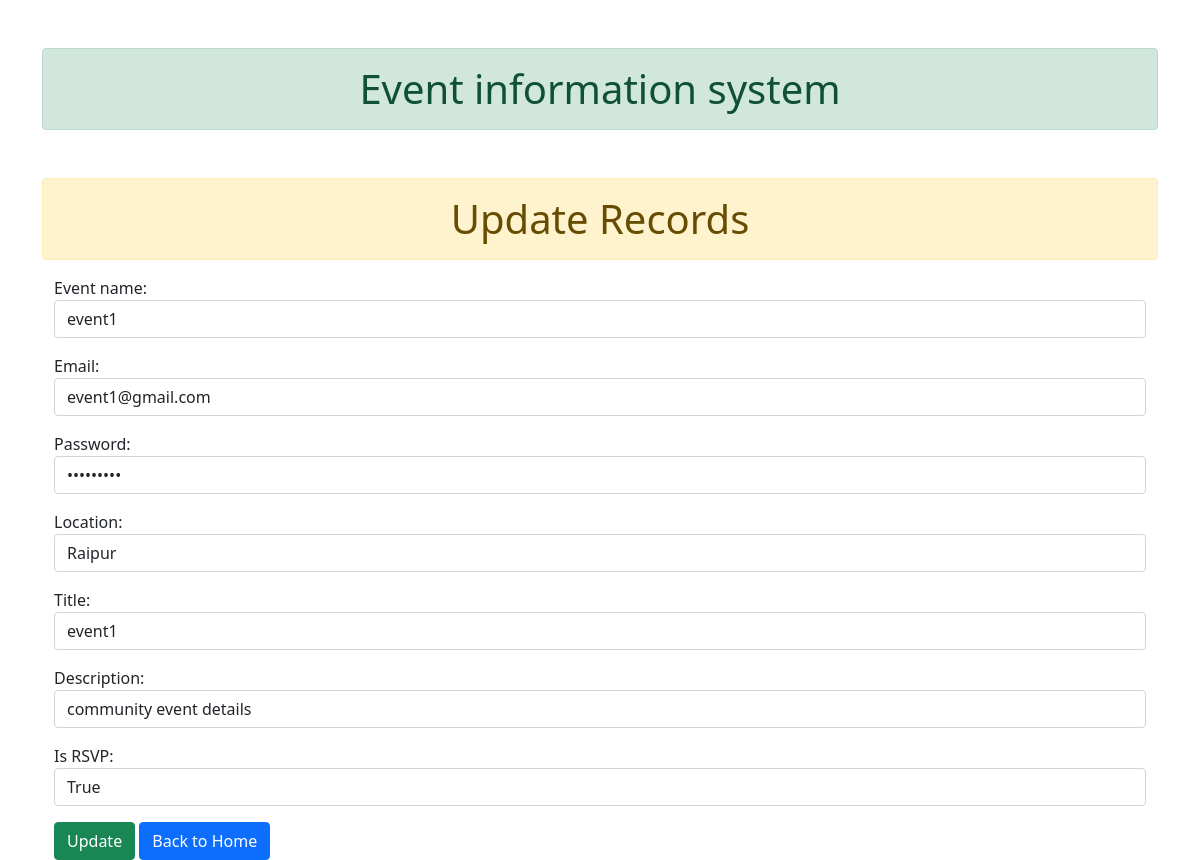
The page /34 on the database its author committed.
### app1/models.py (models this page shows, shortened)
class Organizer_Model(models.Model):
    event_name=models.CharField(max_length=500,null=True)
    email=models.EmailField(max_length=60,null=True)
    password=models.CharField(max_length=12,null=True)
    date=models.DateTimeField(auto_now_add=True,verbose_name='Date & Time')
    location=models.CharField(max_length=25,null=True,blank=True)
    title=models.CharField(max_length=25,null=True,blank=True)
    description=models.CharField(max_length=25,null=True,blank=True)
    is_RSVP=models.BooleanField(default=False)

### app1/views.py (the view)
# urls.py: path('<int:id>', views.Update_record,name='update')
def Update_record(request,id):
    if request.method=='POST':
        data=Organizer_Model.objects.get(pk=id)
        form=EventForm(request.POST, instance=data)
        if form.is_valid():
            form.save()
    else:
        data=Organizer_Model.objects.get(pk=id)
        form=EventForm(instance=data)
    context={
        'form':form,
    }
    return render(request,'app1/update.html',context)

### app1/forms.py
class EventForm(ModelForm):
    class Meta:
        model=Organizer_Model
        fields='__all__'
        widgets={
            'event_name':forms.TextInput(attrs={'class':'form-control'}),
            'email':forms.TextInput(attrs={'class':'form-control'}),
            'password':forms.PasswordInput(attrs={'class':'form-control'},render_value=True),
            'date':forms.TextInput(attrs={'class':'form-control'}),
            'location':forms.TextInput(attrs={'class':'form-control'}),
            'title':forms.TextInput(attrs={'class':'form-control'}),
            'description':forms.TextInput(attrs={'class':'form-control'}),
            'is_RSVP':forms.TextInput(attrs={'class':'form-control'}),
        }

### templates/app1/update.html (shortened to what this page needs)
{% extends 'app1/base.html' %}
{% block content%}
<h1 class="alert alert-warning text-center">Update Records</h1>
<div class="container">
<form action="" method="post">
    {{form.as_p}}
    <input type="submit" value="Update" class="btn btn-success">
    <a href="{% url 'homepage' %}" class="btn btn-primary"> Back to Home </a>
</form>
</div>
{% endblock content %}

### rows shown on the page
Organizer_Model: event_name "event1", email "event1@gmail.com", location "Raipur", title "event1", description "community event details", is_RSVP "True"
